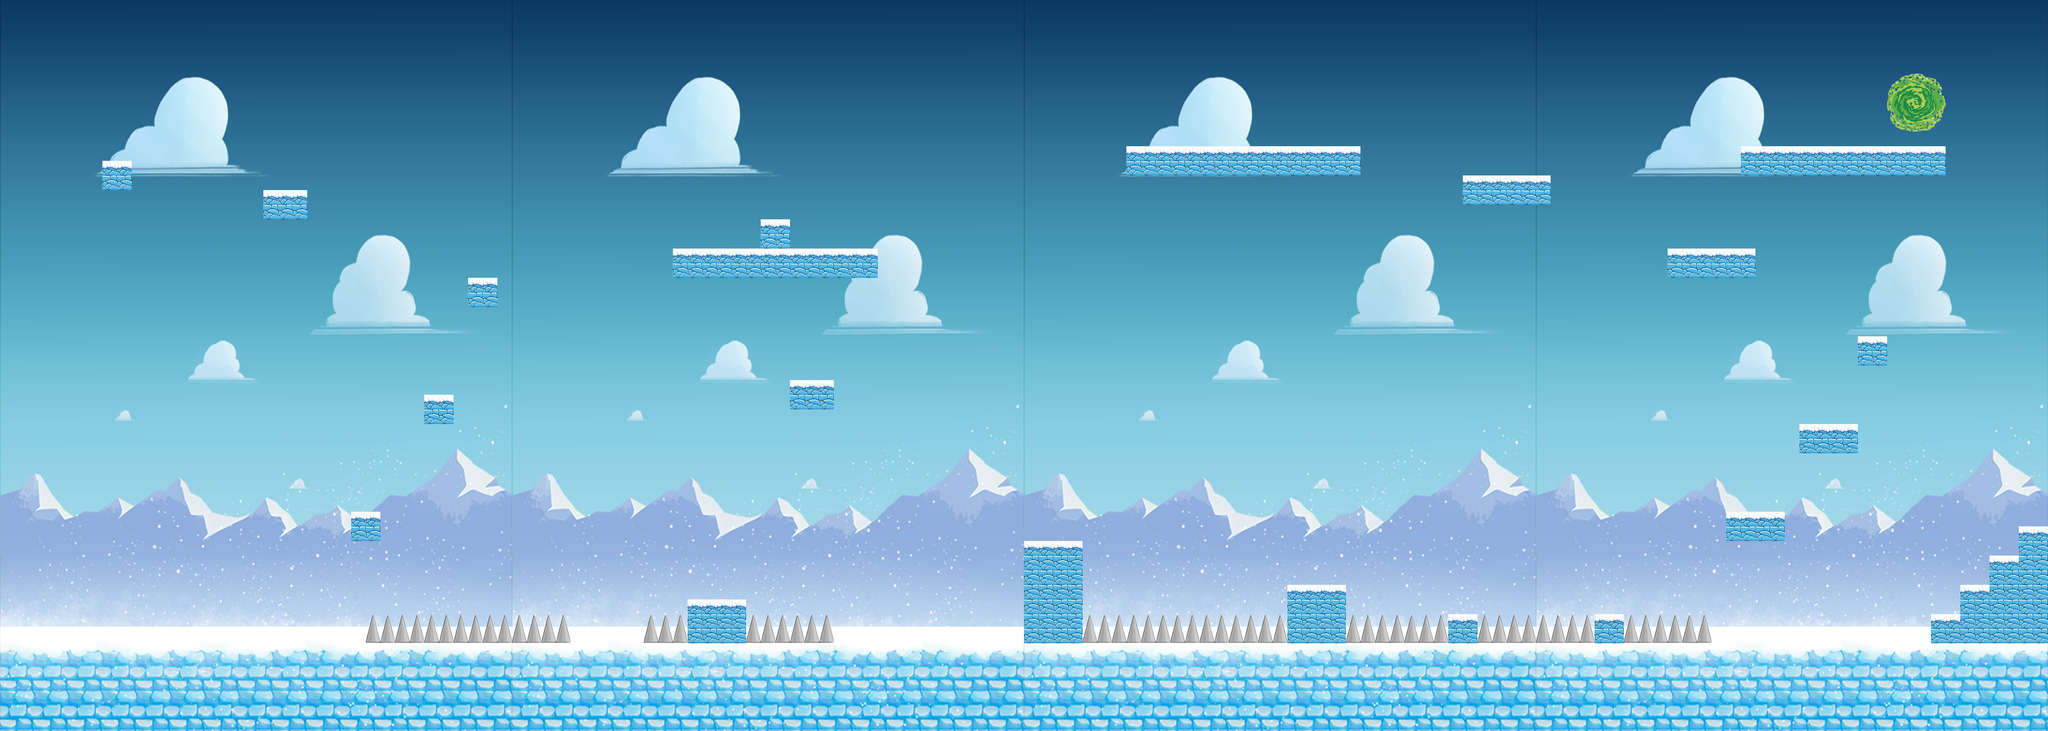

Tiled map render using the project's own tile images. Description and the map definition, with tile-layer contents summarised, below:
An orthogonal 140x50 tile map with 32x32 px tiles, 3 tile layers (Capa de Patrones 1, Capa de patrones 2, Capa de patrones 3), 2 tilesets and 46 objects (10x 1, 2x 2).

<map version="1.0" orientation="orthogonal" renderorder="right-down" width="140" height="50" tilewidth="32" tileheight="32" nextobjectid="100">
 <tileset firstgid="1" name="Hielo1" tilewidth="32" tileheight="32" tilecount="1750">
  <image source="resources/Imagenes/HieloFinal.png" width="1120" height="1600" />
 </tileset>
 <tileset firstgid="1751" name="Hielo2" tilewidth="32" tileheight="32" tilecount="36">
  <image source="resources/Imagenes/MundoHielo2.png" width="192" height="192" />
 </tileset>
 <layer name="Capa de Patrones 1" width="140" height="50">
  <data>[7000 cells, 7000 non-empty, 1754 distinct tile ids]</data>
 </layer>
 <layer name="Capa de patrones 2" width="140" height="50">
  <data>[7000 cells, 132 non-empty, 20 distinct tile ids]</data>
 </layer>
 <layer name="Capa de patrones 3" width="140" height="50">
  <data>[7000 cells, 0 non-empty, 0 distinct tile ids]</data>
 </layer>
 <objectgroup name="Capa de Colisiones">
  <object id="2" x="-8" y="8" width="32" height="1584" />
  <object id="3" x="4466" y="5.33333" width="22" height="1586.67" />
  <object id="4" x="0" y="0" width="4488" height="30.303" />
  <object id="5" x="-8" y="1393.94" width="4488" height="198.061" />
  <object id="57" x="1664.25" y="481.5" width="63.75" height="125.25" />
  <object id="58" x="3808" y="320.933" width="309" height="63.0042" />
  <object id="59" x="3936" y="929.75" width="127.875" height="62.125" />
  <object id="60" x="2240" y="1186.31" width="128" height="221.597" />
  <object id="61" x="1697.33" y="545.917" width="222.167" height="62.0833" />
  <object id="62" x="1472" y="546" width="225.333" height="62" />
  <object id="63" x="1504.09" y="1313.5" width="127.909" height="94.5" />
  <object id="64" x="1728" y="833.333" width="96" height="62.6667" />
  <object id="65" x="2815.91" y="1281.82" width="128.069" height="126.16" />
  <object id="66" x="3200.06" y="385.938" width="191.894" height="62.0625" />
  <object id="67" x="3487.75" y="1345" width="64.1875" height="63" />
  <object id="68" x="4116.68" y="320.934" width="139.324" height="62.9755" />
  <object id="69" x="4064" y="737.174" width="63.9778" height="62.8261" />
  <object id="70" x="4224" y="1345.81" width="64" height="62.1005" />
  <object id="72" x="3776.09" y="1121.13" width="127.866" height="62.6877" />
  <object id="73" x="4416.03" y="1153" width="63.3333" height="247.909" />
  <object id="74" x="4288" y="1281.18" width="63.9556" height="126.775" />
  <object id="75" x="4351.91" y="1217.27" width="63.8409" height="184.061" />
  <object id="76" x="3648" y="545.188" width="191.978" height="62.8125" />
  <object id="77" x="3168" y="1346" width="63.9375" height="61.9375" />
  <object id="79" x="768" y="1121.33" width="64" height="62.6667" />
  <object id="80" x="927.667" y="865.455" width="64.1515" height="62" />
  <object id="81" x="1024" y="609.45" width="63.6364" height="62" />
  <object id="82" x="576" y="417.75" width="95.75" height="62.25" />
  <object id="83" x="224" y="353.5" width="63.5" height="62.25" />
  <object id="99" x="2464" y="321.267" width="512.016" height="62.7333" />
 </objectgroup>
 <objectgroup name="Capa de Enemigos">
  <object id="93" type="1" x="1845.45" y="296.97" width="57.5758" height="51.5152">
   <ellipse />
  </object>
  <object id="94" type="1" x="4254.55" y="615.152" width="63.6364" height="60.6061">
   <ellipse />
  </object>
  <object id="95" type="1" x="1163.64" y="718.182" width="63.6364" height="57.5758">
   <ellipse />
  </object>
  <object id="96" type="2" x="3835.09" y="1292" width="60.9091" height="59.6364">
   <ellipse />
  </object>
 </objectgroup>
 <objectgroup name="Capa de Player">
  <object id="97" x="100" y="972" width="56" height="72" />
 </objectgroup>
 <objectgroup name="Capa de PowerUps">
  <object id="55" type="2" x="426.545" y="1340.06" width="42.1212" height="39.9394" />
 </objectgroup>
 <objectgroup name="Capa de Puerta">
  <object id="84" x="4134.67" y="169.333" width="112.667" height="112.667">
   <ellipse />
  </object>
 </objectgroup>
 <objectgroup name="Capa de Bordes">
  <object id="9" x="0" y="0" width="24.2424" height="1600" />
  <object id="10" x="4480" y="0" width="24.2424" height="1600" />
 </objectgroup>
 <objectgroup name="Capa de Obstaculos">
  <object id="85" type="1" x="804.75" y="1350.75" width="439" height="51.25" />
  <object id="86" type="1" x="1412.33" y="1351" width="89.6667" height="51.6667" />
  <object id="87" type="1" x="1632.67" y="1348.73" width="186.606" height="53.9394" />
  <object id="88" type="1" x="2369" y="1351.33" width="443" height="52" />
  <object id="89" type="1" x="2945.09" y="1359.67" width="215.576" height="47.6667" />
  <object id="90" type="1" x="3240.67" y="1360" width="238.606" height="44.6667" />
  <object id="91" type="1" x="3562.18" y="1355" width="175.152" height="52.3333" />
 </objectgroup>
 <objectgroup name="Capa de Items" />
</map>